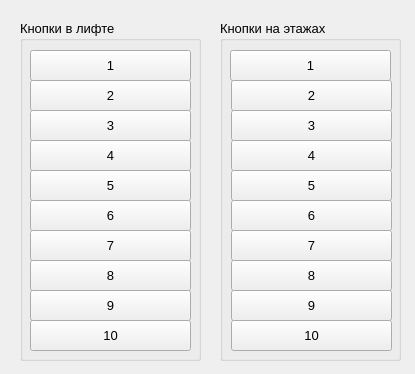
<?xml version="1.0" encoding="UTF-8"?>
<ui version="4.0">
 <class>MainWindow</class>
 <widget class="QMainWindow" name="MainWindow">
  <property name="geometry">
   <rect>
    <x>0</x>
    <y>0</y>
    <width>415</width>
    <height>374</height>
   </rect>
  </property>
  <property name="windowTitle">
   <string>MainWindow</string>
  </property>
  <widget class="QWidget" name="centralWidget">
   <widget class="QGroupBox" name="groupBox_2">
    <property name="geometry">
     <rect>
      <x>20</x>
      <y>20</y>
      <width>181</width>
      <height>341</height>
     </rect>
    </property>
    <property name="font">
     <font>
      <pointsize>10</pointsize>
     </font>
    </property>
    <property name="title">
     <string>Кнопки в лифте</string>
    </property>
    <widget class="QPushButton" name="button_cabin_2">
     <property name="geometry">
      <rect>
       <x>10</x>
       <y>60</y>
       <width>161</width>
       <height>31</height>
      </rect>
     </property>
     <property name="text">
      <string>2</string>
     </property>
    </widget>
    <widget class="QPushButton" name="button_cabin_1">
     <property name="geometry">
      <rect>
       <x>10</x>
       <y>30</y>
       <width>161</width>
       <height>31</height>
      </rect>
     </property>
     <property name="text">
      <string>1</string>
     </property>
    </widget>
    <widget class="QPushButton" name="button_cabin_5">
     <property name="geometry">
      <rect>
       <x>10</x>
       <y>150</y>
       <width>161</width>
       <height>31</height>
      </rect>
     </property>
     <property name="text">
      <string>5</string>
     </property>
    </widget>
    <widget class="QPushButton" name="button_cabin_6">
     <property name="geometry">
      <rect>
       <x>10</x>
       <y>180</y>
       <width>161</width>
       <height>31</height>
      </rect>
     </property>
     <property name="text">
      <string>6</string>
     </property>
    </widget>
    <widget class="QPushButton" name="button_cabin_10">
     <property name="geometry">
      <rect>
       <x>10</x>
       <y>300</y>
       <width>161</width>
       <height>31</height>
      </rect>
     </property>
     <property name="text">
      <string>10</string>
     </property>
    </widget>
    <widget class="QPushButton" name="button_cabin_9">
     <property name="geometry">
      <rect>
       <x>10</x>
       <y>270</y>
       <width>161</width>
       <height>31</height>
      </rect>
     </property>
     <property name="text">
      <string>9</string>
     </property>
    </widget>
    <widget class="QPushButton" name="button_cabin_3">
     <property name="geometry">
      <rect>
       <x>10</x>
       <y>90</y>
       <width>161</width>
       <height>31</height>
      </rect>
     </property>
     <property name="text">
      <string>3</string>
     </property>
    </widget>
    <widget class="QPushButton" name="button_cabin_4">
     <property name="geometry">
      <rect>
       <x>10</x>
       <y>120</y>
       <width>161</width>
       <height>31</height>
      </rect>
     </property>
     <property name="text">
      <string>4</string>
     </property>
    </widget>
    <widget class="QPushButton" name="button_cabin_8">
     <property name="geometry">
      <rect>
       <x>10</x>
       <y>240</y>
       <width>161</width>
       <height>31</height>
      </rect>
     </property>
     <property name="text">
      <string>8</string>
     </property>
    </widget>
    <widget class="QPushButton" name="button_cabin_7">
     <property name="geometry">
      <rect>
       <x>10</x>
       <y>210</y>
       <width>161</width>
       <height>31</height>
      </rect>
     </property>
     <property name="text">
      <string>7</string>
     </property>
    </widget>
   </widget>
   <widget class="QGroupBox" name="groupBox_3">
    <property name="geometry">
     <rect>
      <x>220</x>
      <y>20</y>
      <width>181</width>
      <height>341</height>
     </rect>
    </property>
    <property name="font">
     <font>
      <pointsize>10</pointsize>
     </font>
    </property>
    <property name="title">
     <string>Кнопки на этажах</string>
    </property>
    <widget class="QPushButton" name="button_floor_1">
     <property name="geometry">
      <rect>
       <x>10</x>
       <y>30</y>
       <width>161</width>
       <height>31</height>
      </rect>
     </property>
     <property name="text">
      <string>1</string>
     </property>
    </widget>
    <widget class="QPushButton" name="button_floor_3">
     <property name="geometry">
      <rect>
       <x>11</x>
       <y>90</y>
       <width>161</width>
       <height>31</height>
      </rect>
     </property>
     <property name="text">
      <string>3</string>
     </property>
    </widget>
    <widget class="QPushButton" name="button_floor_2">
     <property name="geometry">
      <rect>
       <x>11</x>
       <y>60</y>
       <width>161</width>
       <height>31</height>
      </rect>
     </property>
     <property name="text">
      <string>2</string>
     </property>
    </widget>
    <widget class="QPushButton" name="button_floor_4">
     <property name="geometry">
      <rect>
       <x>11</x>
       <y>120</y>
       <width>161</width>
       <height>31</height>
      </rect>
     </property>
     <property name="text">
      <string>4</string>
     </property>
    </widget>
    <widget class="QPushButton" name="button_floor_5">
     <property name="geometry">
      <rect>
       <x>11</x>
       <y>150</y>
       <width>161</width>
       <height>31</height>
      </rect>
     </property>
     <property name="text">
      <string>5</string>
     </property>
    </widget>
    <widget class="QPushButton" name="button_floor_6">
     <property name="geometry">
      <rect>
       <x>11</x>
       <y>180</y>
       <width>161</width>
       <height>31</height>
      </rect>
     </property>
     <property name="text">
      <string>6</string>
     </property>
    </widget>
    <widget class="QPushButton" name="button_floor_7">
     <property name="geometry">
      <rect>
       <x>11</x>
       <y>210</y>
       <width>161</width>
       <height>31</height>
      </rect>
     </property>
     <property name="text">
      <string>7</string>
     </property>
    </widget>
    <widget class="QPushButton" name="button_floor_8">
     <property name="geometry">
      <rect>
       <x>11</x>
       <y>240</y>
       <width>161</width>
       <height>31</height>
      </rect>
     </property>
     <property name="text">
      <string>8</string>
     </property>
    </widget>
    <widget class="QPushButton" name="button_floor_10">
     <property name="geometry">
      <rect>
       <x>11</x>
       <y>300</y>
       <width>161</width>
       <height>31</height>
      </rect>
     </property>
     <property name="text">
      <string>10</string>
     </property>
    </widget>
    <widget class="QPushButton" name="button_floor_9">
     <property name="geometry">
      <rect>
       <x>11</x>
       <y>270</y>
       <width>161</width>
       <height>31</height>
      </rect>
     </property>
     <property name="text">
      <string>9</string>
     </property>
    </widget>
   </widget>
  </widget>
 </widget>
 <layoutdefault spacing="6" margin="11"/>
 <resources/>
 <connections/>
</ui>
